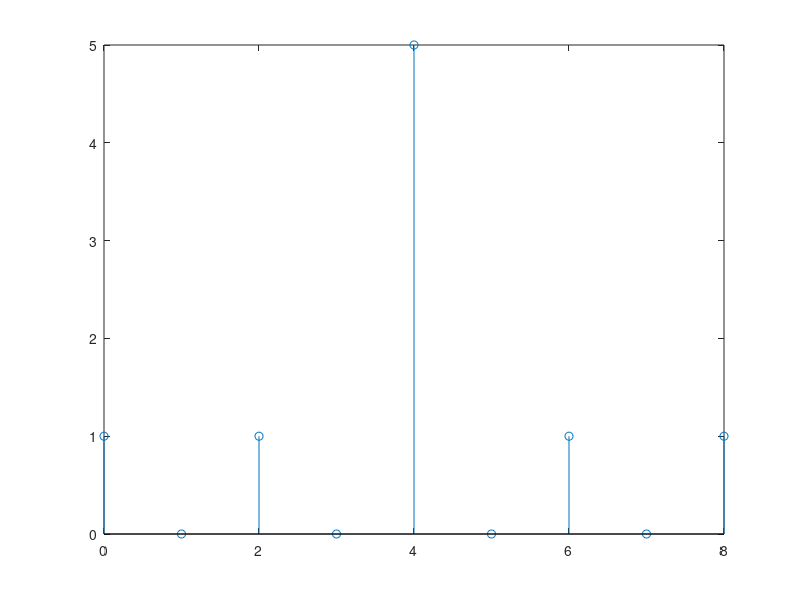

The MATLAB source for this figure:
figure
h = [1 1 1 -1 1]
x = [1 -1 1 1 1]
h_start_point = 0
x_start_point = 0

y = conv(h,x)
y_start_point = min([x_start_point,h_start_point])
y_end_point = y_start_point + size(y,2) - 1
y_axis = y_start_point:y_end_point

stem(y_axis, y)
